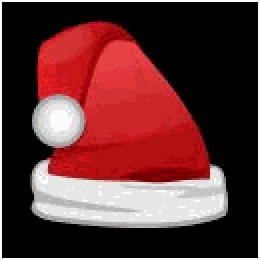
#> input picture animation.gif, 130 x 130 px (shown 2 times larger)
$ python fade_test.py
#> lines starting #> are read from the running program, lines starting #| are printed output that depends on the picture
import os
from PIL import Image, ImageDraw, ImageFont

OUTPUT_DIR = "output_frames_test"

def ensure_output_dir():
    if not os.path.exists(OUTPUT_DIR):
        os.makedirs(OUTPUT_DIR)

def fade_in_frames(base_img, frames=20):
#> called with frames = 20
    w, h = base_img.size
#> w = 130; h = 130
    black = Image.new("RGBA", (w, h), (0, 0, 0, 255))
    result = []

    for i in range(frames):
        t = i / (frames - 1)
        frame = Image.blend(black, base_img, t)
        result.append(frame)
#> this loop made 20 passes
#> pass 2, in fade_in_frames, `frame = Image.blend(black, base_img, t)`:
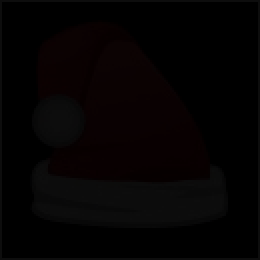
#> frame: PIL image 130x130 RGBA (shown 2 times larger); mean R, G, B, A 4.9, 2.5, 2.6, 255
#> after the loop, result = 20 items

    return result

def main():
    ensure_output_dir()

    # CHANGE THIS TO YOUR IMAGE
    img_path = "animation.gif"

    base_img = Image.open(img_path).convert("RGBA")

    frames = fade_in_frames(base_img, frames=20)
#> frames = 20 items

    # Save PNG frames
    for i, f in enumerate(frames):
        f.save(os.path.join(OUTPUT_DIR, f"frame_{i}.png"))

    # Save GIF
    frames[0].save(
        "fade_test.gif",
        save_all=True,
        append_images=frames[1:],
        duration=80,
        loop=0
    )

    print("Done! Check output_frames_test/ and fade_test.gif")

if __name__ == "__main__":
    main()
